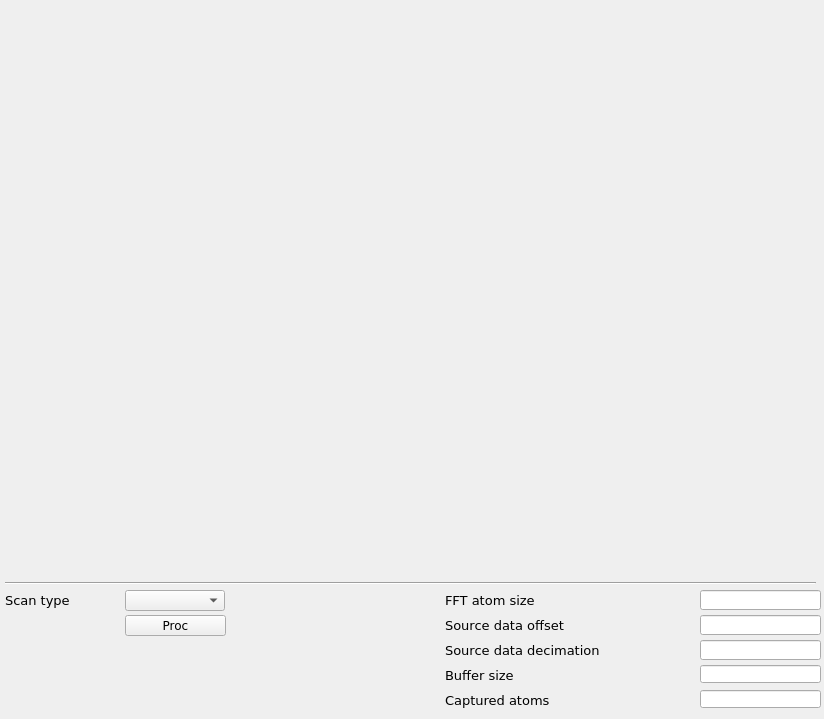
<?xml version="1.0" encoding="UTF-8"?>
<ui version="4.0">
 <class>mainWindow</class>
 <widget class="QMainWindow" name="mainWindow">
  <property name="geometry">
   <rect>
    <x>0</x>
    <y>0</y>
    <width>824</width>
    <height>719</height>
   </rect>
  </property>
  <property name="windowTitle">
   <string>FFT</string>
  </property>
  <property name="Title" stdset="0">
   <string>$(BPM)</string>
  </property>
  <widget class="QWidget" name="centralwidget">
   <widget class="Line" name="line">
    <property name="geometry">
     <rect>
      <x>5</x>
      <y>575</y>
      <width>811</width>
      <height>16</height>
     </rect>
    </property>
    <property name="orientation">
     <enum>Qt::Horizontal</enum>
    </property>
   </widget>
   <widget class="caCartesianPlot" name="scatter">
    <property name="geometry">
     <rect>
      <x>5</x>
      <y>10</y>
      <width>546</width>
      <height>561</height>
     </rect>
    </property>
    <property name="sizePolicy">
     <sizepolicy hsizetype="MinimumExpanding" vsizetype="MinimumExpanding">
      <horstretch>0</horstretch>
      <verstretch>2</verstretch>
     </sizepolicy>
    </property>
    <property name="font">
     <font>
      <family>Sans</family>
      <pointsize>8</pointsize>
     </font>
    </property>
    <property name="styleSheet">
     <string notr="true">background-color: rgb();</string>
    </property>
    <property name="Title" stdset="0">
     <string notr="true">FFT peaks</string>
    </property>
    <property name="TitleX">
     <string notr="true">X </string>
    </property>
    <property name="TitleY">
     <string notr="true">Y</string>
    </property>
    <property name="channels_1" stdset="0">
     <string notr="true">$(BPM):fft_peak.X;$(BPM):fft_peak.Y</string>
    </property>
    <property name="Style_1">
     <enum>caCartesianPlot::NoCurve</enum>
    </property>
    <property name="symbol_1">
     <enum>caCartesianPlot::Diamond</enum>
    </property>
    <property name="color_1">
     <color>
      <red>255</red>
      <green>0</green>
      <blue>0</blue>
     </color>
    </property>
    <property name="channels_2" stdset="0">
     <string notr="true"/>
    </property>
    <property name="symbol_2">
     <enum>caCartesianPlot::Star2</enum>
    </property>
    <property name="color_2">
     <color>
      <red>0</red>
      <green>255</green>
      <blue>0</blue>
     </color>
    </property>
    <property name="channels_3" stdset="0">
     <string notr="true"/>
    </property>
    <property name="symbol_3">
     <enum>caCartesianPlot::Star1</enum>
    </property>
    <property name="color_3">
     <color>
      <red>85</red>
      <green>0</green>
      <blue>255</blue>
     </color>
    </property>
    <property name="channels_4" stdset="0">
     <string notr="true"/>
    </property>
    <property name="symbol_4">
     <enum>caCartesianPlot::Star2</enum>
    </property>
    <property name="color_4">
     <color>
      <red>122</red>
      <green>12</green>
      <blue>114</blue>
     </color>
    </property>
    <property name="plotMode">
     <enum>caCartesianPlot::PlotLastNPoints</enum>
    </property>
    <property name="countNumOrChannel" stdset="0">
     <string notr="true">100</string>
    </property>
    <property name="triggerChannel" stdset="0">
     <string notr="true"/>
    </property>
    <property name="eraseMode">
     <enum>caCartesianPlot::ifnotzero</enum>
    </property>
    <property name="foreground">
     <color alpha="0">
      <red>255</red>
      <green>255</green>
      <blue>255</blue>
     </color>
    </property>
    <property name="background">
     <color>
      <red>255</red>
      <green>255</green>
      <blue>255</blue>
     </color>
    </property>
    <property name="scaleColor">
     <color>
      <red>0</red>
      <green>0</green>
      <blue>0</blue>
     </color>
    </property>
    <property name="grid">
     <bool>true</bool>
    </property>
    <property name="gridColor">
     <color>
      <red>0</red>
      <green>0</green>
      <blue>0</blue>
     </color>
    </property>
    <property name="XaxisScaling" stdset="0">
     <enum>caCartesianPlot::Auto</enum>
    </property>
    <property name="YaxisScaling" stdset="0">
     <enum>caCartesianPlot::Auto</enum>
    </property>
    <property name="XaxisLimits">
     <string>-10000000;-10000000</string>
    </property>
    <property name="YaxisLimits">
     <string>-10000000;-10000000</string>
    </property>
   </widget>
   <widget class="QLabel" name="label_30">
    <property name="geometry">
     <rect>
      <x>445</x>
      <y>665</y>
      <width>156</width>
      <height>20</height>
     </rect>
    </property>
    <property name="font">
     <font>
      <family>DejaVu Sans</family>
      <pointsize>10</pointsize>
     </font>
    </property>
    <property name="text">
     <string>Buffer size</string>
    </property>
   </widget>
   <widget class="caTextEntry" name="catextentry_51">
    <property name="geometry">
     <rect>
      <x>700</x>
      <y>615</y>
      <width>121</width>
      <height>20</height>
     </rect>
    </property>
    <property name="font">
     <font>
      <family>DejaVu Sans</family>
      <pointsize>9</pointsize>
      <stylestrategy>PreferDefault</stylestrategy>
     </font>
    </property>
    <property name="alignment">
     <set>Qt::AlignRight|Qt::AlignTrailing|Qt::AlignVCenter</set>
    </property>
    <property name="channel" stdset="0">
     <string notr="true">$(BPM):fft_peak.OFFS</string>
    </property>
    <property name="background">
     <color>
      <red>230</red>
      <green>230</green>
      <blue>230</blue>
     </color>
    </property>
    <property name="colorMode">
     <enum>caLineEdit::Static</enum>
    </property>
    <property name="precision">
     <number>4</number>
    </property>
    <property name="precisionMode">
     <enum>caLineEdit::Channel</enum>
    </property>
    <property name="maxValue">
     <double>2.000000000000000</double>
    </property>
    <property name="minValue">
     <double>0.100000000000000</double>
    </property>
   </widget>
   <widget class="caTextEntry" name="catextentry_52">
    <property name="geometry">
     <rect>
      <x>700</x>
      <y>640</y>
      <width>121</width>
      <height>20</height>
     </rect>
    </property>
    <property name="font">
     <font>
      <family>DejaVu Sans</family>
      <pointsize>9</pointsize>
      <stylestrategy>PreferDefault</stylestrategy>
     </font>
    </property>
    <property name="alignment">
     <set>Qt::AlignRight|Qt::AlignTrailing|Qt::AlignVCenter</set>
    </property>
    <property name="channel" stdset="0">
     <string notr="true">$(BPM):fft_peak:request_qualifiers:decimation_sp</string>
    </property>
    <property name="background">
     <color>
      <red>230</red>
      <green>230</green>
      <blue>230</blue>
     </color>
    </property>
    <property name="colorMode">
     <enum>caLineEdit::Static</enum>
    </property>
    <property name="precision">
     <number>4</number>
    </property>
    <property name="precisionMode">
     <enum>caLineEdit::Channel</enum>
    </property>
    <property name="maxValue">
     <double>2.000000000000000</double>
    </property>
    <property name="minValue">
     <double>0.100000000000000</double>
    </property>
   </widget>
   <widget class="caMessageButton" name="camessagebutton_2">
    <property name="geometry">
     <rect>
      <x>125</x>
      <y>615</y>
      <width>101</width>
      <height>21</height>
     </rect>
    </property>
    <property name="font">
     <font>
      <family>DejaVu Sans</family>
      <pointsize>9</pointsize>
     </font>
    </property>
    <property name="text">
     <string>Proc</string>
    </property>
    <property name="flat">
     <bool>false</bool>
    </property>
    <property name="fontScaleMode">
     <enum>EPushButton::WidthAndHeight</enum>
    </property>
    <property name="channel" stdset="0">
     <string notr="true">$(BPM):fft_peak.PROC</string>
    </property>
    <property name="background">
     <color>
      <red>254</red>
      <green>217</green>
      <blue>188</blue>
     </color>
    </property>
    <property name="pressMessage">
     <string notr="true">1</string>
    </property>
   </widget>
   <widget class="QLabel" name="label_29">
    <property name="geometry">
     <rect>
      <x>445</x>
      <y>640</y>
      <width>181</width>
      <height>20</height>
     </rect>
    </property>
    <property name="font">
     <font>
      <family>DejaVu Sans</family>
      <pointsize>10</pointsize>
     </font>
    </property>
    <property name="text">
     <string>Source data decimation</string>
    </property>
   </widget>
   <widget class="QLabel" name="label_27">
    <property name="geometry">
     <rect>
      <x>445</x>
      <y>615</y>
      <width>146</width>
      <height>20</height>
     </rect>
    </property>
    <property name="font">
     <font>
      <family>DejaVu Sans</family>
      <pointsize>10</pointsize>
     </font>
    </property>
    <property name="text">
     <string>Source data offset</string>
    </property>
   </widget>
   <widget class="caTextEntry" name="catextentry_53">
    <property name="geometry">
     <rect>
      <x>700</x>
      <y>590</y>
      <width>121</width>
      <height>20</height>
     </rect>
    </property>
    <property name="font">
     <font>
      <family>DejaVu Sans</family>
      <pointsize>9</pointsize>
      <stylestrategy>PreferDefault</stylestrategy>
     </font>
    </property>
    <property name="alignment">
     <set>Qt::AlignRight|Qt::AlignTrailing|Qt::AlignVCenter</set>
    </property>
    <property name="channel" stdset="0">
     <string notr="true">$(BPM):fft_peak:request_qualifiers:window_sp</string>
    </property>
    <property name="background">
     <color>
      <red>230</red>
      <green>230</green>
      <blue>230</blue>
     </color>
    </property>
    <property name="colorMode">
     <enum>caLineEdit::Static</enum>
    </property>
    <property name="precision">
     <number>4</number>
    </property>
    <property name="precisionMode">
     <enum>caLineEdit::Channel</enum>
    </property>
    <property name="maxValue">
     <double>2.000000000000000</double>
    </property>
    <property name="minValue">
     <double>0.100000000000000</double>
    </property>
   </widget>
   <widget class="caMenu" name="camenu_14">
    <property name="geometry">
     <rect>
      <x>125</x>
      <y>590</y>
      <width>100</width>
      <height>21</height>
     </rect>
    </property>
    <property name="font">
     <font>
      <family>DejaVu Sans</family>
      <pointsize>9</pointsize>
     </font>
    </property>
    <property name="styleSheet">
     <string notr="true">color: rgb(0, 0, 0);</string>
    </property>
    <property name="frame">
     <bool>true</bool>
    </property>
    <property name="channel" stdset="0">
     <string notr="true">$(BPM):fft_peak.SCAN</string>
    </property>
    <property name="labelDisplay">
     <bool>false</bool>
    </property>
   </widget>
   <widget class="QLabel" name="label_28">
    <property name="geometry">
     <rect>
      <x>5</x>
      <y>590</y>
      <width>101</width>
      <height>20</height>
     </rect>
    </property>
    <property name="font">
     <font>
      <family>DejaVu Sans</family>
      <pointsize>10</pointsize>
     </font>
    </property>
    <property name="styleSheet">
     <string notr="true">color: rgb(0, 0, 0);</string>
    </property>
    <property name="text">
     <string>Scan type</string>
    </property>
   </widget>
   <widget class="QLabel" name="label_26">
    <property name="geometry">
     <rect>
      <x>445</x>
      <y>590</y>
      <width>126</width>
      <height>21</height>
     </rect>
    </property>
    <property name="font">
     <font>
      <family>DejaVu Sans</family>
      <pointsize>10</pointsize>
     </font>
    </property>
    <property name="text">
     <string>FFT atom size</string>
    </property>
   </widget>
   <widget class="caLineEdit" name="calineedit_35">
    <property name="geometry">
     <rect>
      <x>700</x>
      <y>665</y>
      <width>121</width>
      <height>18</height>
     </rect>
    </property>
    <property name="sizePolicy">
     <sizepolicy hsizetype="Preferred" vsizetype="Preferred">
      <horstretch>0</horstretch>
      <verstretch>0</verstretch>
     </sizepolicy>
    </property>
    <property name="font">
     <font>
      <family>DejaVu Sans</family>
      <pointsize>11</pointsize>
      <stylestrategy>PreferDefault</stylestrategy>
     </font>
    </property>
    <property name="alignment">
     <set>Qt::AlignRight|Qt::AlignTrailing|Qt::AlignVCenter</set>
    </property>
    <property name="channel" stdset="0">
     <string notr="true">$(BPM):fft_peak.NGRP</string>
    </property>
    <property name="background">
     <color>
      <red>255</red>
      <green>255</green>
      <blue>255</blue>
     </color>
    </property>
    <property name="colorMode">
     <enum>caLineEdit::Static</enum>
    </property>
   </widget>
   <widget class="caLineEdit" name="calineedit_34">
    <property name="geometry">
     <rect>
      <x>700</x>
      <y>690</y>
      <width>121</width>
      <height>18</height>
     </rect>
    </property>
    <property name="sizePolicy">
     <sizepolicy hsizetype="Preferred" vsizetype="Preferred">
      <horstretch>0</horstretch>
      <verstretch>0</verstretch>
     </sizepolicy>
    </property>
    <property name="font">
     <font>
      <family>DejaVu Sans</family>
      <pointsize>11</pointsize>
      <stylestrategy>PreferDefault</stylestrategy>
     </font>
    </property>
    <property name="alignment">
     <set>Qt::AlignRight|Qt::AlignTrailing|Qt::AlignVCenter</set>
    </property>
    <property name="channel" stdset="0">
     <string notr="true">$(BPM):bunch:captured_atoms</string>
    </property>
    <property name="background">
     <color>
      <red>255</red>
      <green>255</green>
      <blue>255</blue>
     </color>
    </property>
    <property name="colorMode">
     <enum>caLineEdit::Static</enum>
    </property>
   </widget>
   <widget class="QLabel" name="label_23">
    <property name="geometry">
     <rect>
      <x>445</x>
      <y>690</y>
      <width>126</width>
      <height>21</height>
     </rect>
    </property>
    <property name="font">
     <font>
      <family>DejaVu Sans</family>
      <pointsize>10</pointsize>
     </font>
    </property>
    <property name="text">
     <string>Captured atoms</string>
    </property>
   </widget>
  </widget>
 </widget>
 <customwidgets>
  <customwidget>
   <class>QwtPlot</class>
   <extends>QFrame</extends>
   <header>qwt_plot.h</header>
  </customwidget>
  <customwidget>
   <class>caMenu</class>
   <extends>QComboBox</extends>
   <header>caMenu</header>
  </customwidget>
  <customwidget>
   <class>caTextEntry</class>
   <extends>caLineEdit</extends>
   <header>caTextEntry</header>
  </customwidget>
  <customwidget>
   <class>caMessageButton</class>
   <extends>QPushButton</extends>
   <header>caMessageButton</header>
  </customwidget>
  <customwidget>
   <class>caLineEdit</class>
   <extends>QLineEdit</extends>
   <header>caLineEdit</header>
  </customwidget>
  <customwidget>
   <class>caCartesianPlot</class>
   <extends>QwtPlot</extends>
   <header>caCartesianPlot</header>
   <container>1</container>
  </customwidget>
 </customwidgets>
 <resources/>
 <connections/>
</ui>
